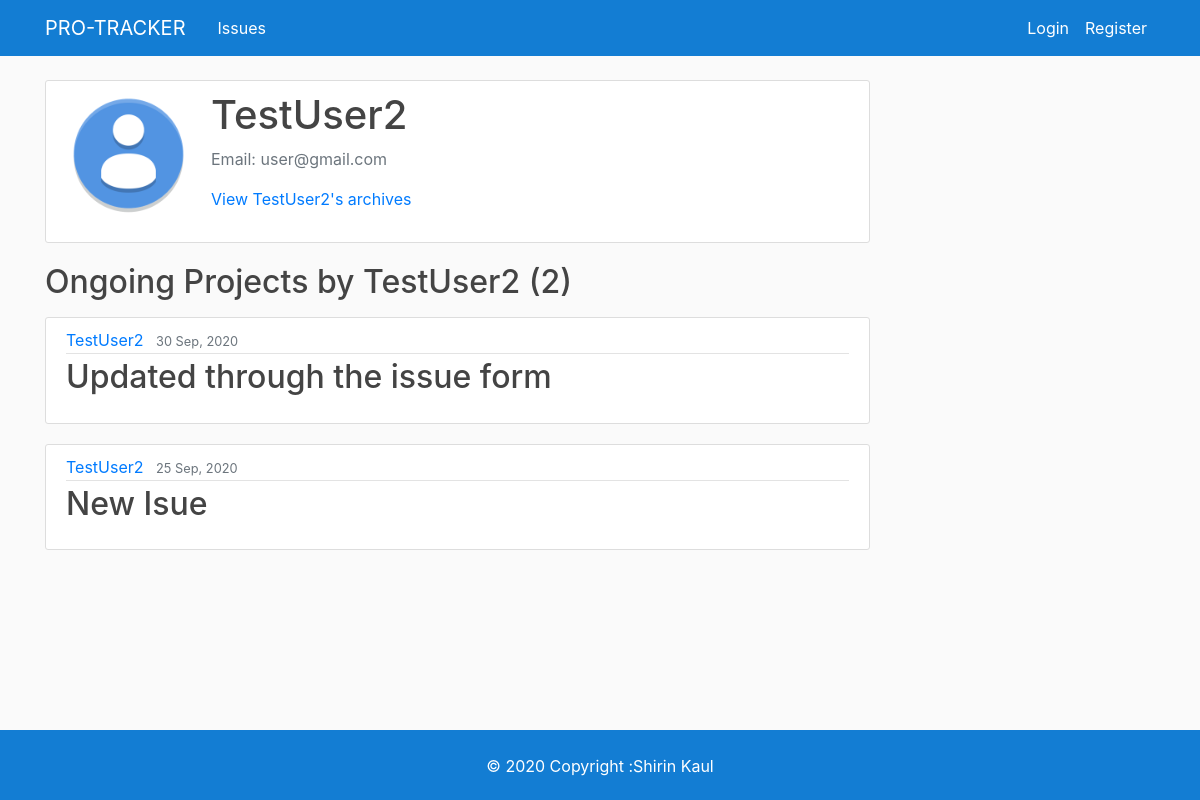
Screenshot of /user/TestUser2/ with the database file from the repository.
### users/models.py (models this page shows, shortened)
class Profile(models.Model):
    user = models.OneToOneField(User, on_delete=models.CASCADE)
    image = models.ImageField(default='default.png', upload_to='profile_pics')

### issue/models.py (models this page shows, shortened)
class Issue(models.Model):
    PRIORITY_CHOICES= (
        ('high','high'),
        ('medium','medium'),
        ('low', 'low')
    )
    title=models.CharField(max_length=100)
    content=RichTextUploadingField(verbose_name='Body',null=True,blank=True)
    date_created=models.DateTimeField(default=timezone.now)
    priority=models.CharField(max_length=30, choices=PRIORITY_CHOICES)
    author = models.ManyToManyField(User)
    completed = models.BooleanField(default=False)
    def body_summary(self):
        return markdownify(self.content[:200] + "...")

### issue/views.py (the view)
# urls.py: path('user/<str:username>/',issue_views.UserIssue, name="user-issues"),
def UserIssue(request,username):
    this_user = get_object_or_404(User, username=username)
    posts = this_user.issue_set.filter(completed=False).order_by('-id')
    paginator = Paginator(posts, 2) # Show 4 blogs per page.
    page_number = request.GET.get('page', 1)
    try:
        page_obj = paginator.page(page_number)
    except PageNotAnInteger:
        page_obj = paginator.page(1)
    except EmptyPage:
        page_obj = paginator.page(paginator.num_pages)
    context = {
        'this_user': this_user,
        'posts': page_obj,
    }
    return render(request, 'issue/user_issues.html', context)

### issue/templates/issue/user_issues.html (shortened to what this page needs)
{% extends "issue/base.html" %}
{% block content %}
<div class="col-md-9">
    <div class="content-section">
        <div class="media">
            <img class="rounded-circle account-img" src="{{ this_user.profile.image.url }}">
            <div class="media-body">
                <h2 class="account-heading">{{this_user.username}}</h2>
                <p class="text-secondary"> Email: {{this_user.email}}</p>
                <p class="text-secondary"><a href="{% url 'old-user-issues' this_user.username %}">View {{this_user.username}}'s archives</a></p>
            </div>
        </div>
    </div>
</div>
<div class="col-md-9">
    {% if posts.paginator.count %}
        {% if not posts.first.completed %}
            <h2 class ="mb-3">Ongoing Projects by {{this_user.username}} ({{posts.paginator.count}})</h2>
        {% else %}
            <h2 class ="mb-3">Completed Projects by {{this_user.username}} ({{posts.paginator.count}})</h2>
        {% endif %}
    {% endif %}
    {% for post in posts %}
    <article class="media content-section">
        <div class="media-body">
            <div class="article-metadata">
                <a class="mr-2" href="{% url 'user-issues' post.author.first.username %}">{{ post.author.first }}</a>
                <small class="text-muted">{{ post.date_created|date:"j M, Y"}}</small>
            </div>
                <h2><a class="article-title" href="{% url 'issue-detail' post.id %}">{{ post.title }}</a></h2>
        </div>
    </article>
    {%endfor%}
</div>
{%endblock content%}

### issue/static/issue/main.css (style rules this page uses)
body { background: #fafafa; color: #333333; margin-top: 5rem; }
h1, h2, h3, h4, h5, h6 { color: #444444; }
.content-section { background: #ffffff; padding: 10px 20px; border: 1px solid #dddddd; border-radius: 3px; margin-bottom: 20px; }
.article-title { color: #444444; }
.article-metadata { padding-bottom: 1px; margin-bottom: 4px; border-bottom: 1px solid #e3e3e3 }
.account-img { height: 125px; width: 125px; margin-right: 20px; margin-bottom: 16px; }
.account-heading { font-size: 2.5rem; }

### rows the page displays
Issue: author.first "TestUser2", date_created "30 Sep, 2020", title "Updated through the issue form"
Issue: author.first "TestUser2", date_created "25 Sep, 2020", title "New Isue"

### other values shown
{{ this_user.username }} "TestUser2"
{{ this_user.email }} "user@gmail.com"
{{ posts.paginator.count }} "2"
